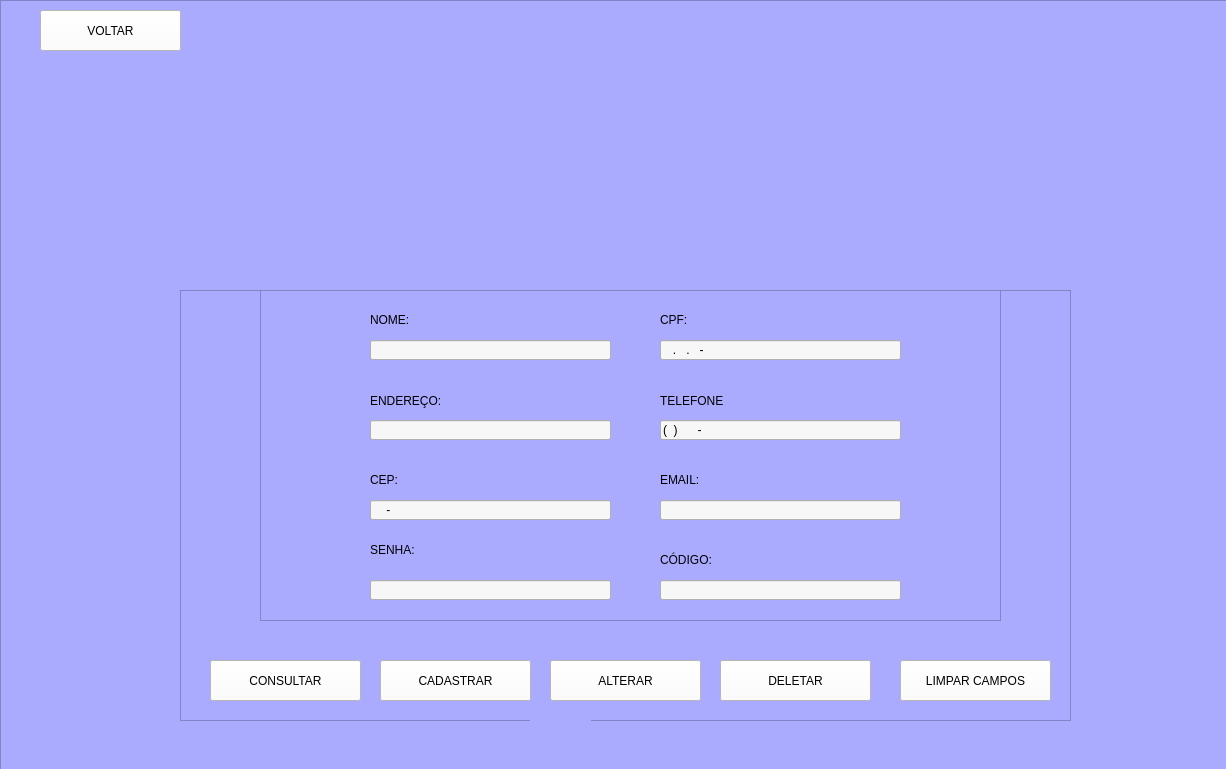
<?xml version="1.0" encoding="UTF-8"?>
<ui version="4.0">
 <class>Form</class>
 <widget class="QWidget" name="Form">
  <property name="geometry">
   <rect>
    <x>0</x>
    <y>0</y>
    <width>1226</width>
    <height>769</height>
   </rect>
  </property>
  <property name="windowTitle">
   <string>Form</string>
  </property>
  <widget class="QFrame" name="frame_2">
   <property name="geometry">
    <rect>
     <x>0</x>
     <y>0</y>
     <width>1231</width>
     <height>775</height>
    </rect>
   </property>
   <property name="styleSheet">
    <string notr="true">background-color: rgb(170, 170, 255);</string>
   </property>
   <property name="frameShape">
    <enum>QFrame::StyledPanel</enum>
   </property>
   <property name="frameShadow">
    <enum>QFrame::Raised</enum>
   </property>
   <widget class="QFrame" name="frame">
    <property name="geometry">
     <rect>
      <x>180</x>
      <y>290</y>
      <width>891</width>
      <height>431</height>
     </rect>
    </property>
    <property name="frameShape">
     <enum>QFrame::StyledPanel</enum>
    </property>
    <property name="frameShadow">
     <enum>QFrame::Raised</enum>
    </property>
    <widget class="QPushButton" name="Cadastrar">
     <property name="geometry">
      <rect>
       <x>200</x>
       <y>370</y>
       <width>151</width>
       <height>41</height>
      </rect>
     </property>
     <property name="styleSheet">
      <string notr="true">background-color: rgb(255, 255, 255);</string>
     </property>
     <property name="text">
      <string>CADASTRAR</string>
     </property>
    </widget>
    <widget class="QLabel" name="label_9">
     <property name="geometry">
      <rect>
       <x>350</x>
       <y>430</y>
       <width>61</width>
       <height>20</height>
      </rect>
     </property>
     <property name="styleSheet">
      <string notr="true">font: 10pt &quot;Arial&quot;;</string>
     </property>
     <property name="text">
      <string/>
     </property>
    </widget>
    <widget class="QPushButton" name="Consultar">
     <property name="geometry">
      <rect>
       <x>30</x>
       <y>370</y>
       <width>151</width>
       <height>41</height>
      </rect>
     </property>
     <property name="styleSheet">
      <string notr="true">background-color: rgb(255, 255, 255);</string>
     </property>
     <property name="text">
      <string>CONSULTAR</string>
     </property>
    </widget>
    <widget class="QPushButton" name="Alterar">
     <property name="geometry">
      <rect>
       <x>370</x>
       <y>370</y>
       <width>151</width>
       <height>41</height>
      </rect>
     </property>
     <property name="styleSheet">
      <string notr="true">background-color: rgb(255, 255, 255);</string>
     </property>
     <property name="text">
      <string>ALTERAR</string>
     </property>
    </widget>
    <widget class="QPushButton" name="Deletar">
     <property name="geometry">
      <rect>
       <x>540</x>
       <y>370</y>
       <width>151</width>
       <height>41</height>
      </rect>
     </property>
     <property name="styleSheet">
      <string notr="true">background-color: rgb(255, 255, 255);</string>
     </property>
     <property name="text">
      <string>DELETAR</string>
     </property>
    </widget>
    <widget class="QPushButton" name="Limpar_campos">
     <property name="geometry">
      <rect>
       <x>720</x>
       <y>370</y>
       <width>151</width>
       <height>41</height>
      </rect>
     </property>
     <property name="styleSheet">
      <string notr="true">background-color: rgb(255, 255, 255);</string>
     </property>
     <property name="text">
      <string>LIMPAR CAMPOS</string>
     </property>
    </widget>
    <widget class="QFrame" name="frame_3">
     <property name="geometry">
      <rect>
       <x>80</x>
       <y>0</y>
       <width>741</width>
       <height>331</height>
      </rect>
     </property>
     <property name="frameShape">
      <enum>QFrame::StyledPanel</enum>
     </property>
     <property name="frameShadow">
      <enum>QFrame::Raised</enum>
     </property>
     <widget class="QLabel" name="label">
      <property name="geometry">
       <rect>
        <x>110</x>
        <y>20</y>
        <width>61</width>
        <height>20</height>
       </rect>
      </property>
      <property name="styleSheet">
       <string notr="true">font: 10pt &quot;Arial&quot;;</string>
      </property>
      <property name="text">
       <string>NOME:</string>
      </property>
     </widget>
     <widget class="QLabel" name="label_2">
      <property name="geometry">
       <rect>
        <x>110</x>
        <y>100</y>
        <width>111</width>
        <height>21</height>
       </rect>
      </property>
      <property name="styleSheet">
       <string notr="true">font: 10pt &quot;Arial&quot;;</string>
      </property>
      <property name="text">
       <string>ENDEREÇO:</string>
      </property>
     </widget>
     <widget class="QLabel" name="label_5">
      <property name="geometry">
       <rect>
        <x>400</x>
        <y>20</y>
        <width>61</width>
        <height>20</height>
       </rect>
      </property>
      <property name="styleSheet">
       <string notr="true">font: 10pt &quot;Arial&quot;;</string>
      </property>
      <property name="text">
       <string>CPF:</string>
      </property>
     </widget>
     <widget class="QLineEdit" name="Telefone">
      <property name="geometry">
       <rect>
        <x>400</x>
        <y>130</y>
        <width>241</width>
        <height>20</height>
       </rect>
      </property>
      <property name="styleSheet">
       <string notr="true">background-color: rgb(247, 247, 247);
font: 8pt &quot;Arial&quot;;</string>
      </property>
      <property name="inputMask">
       <string>(99) 99999-9999</string>
      </property>
      <property name="text">
       <string>() -</string>
      </property>
     </widget>
     <widget class="QLineEdit" name="Cpf">
      <property name="geometry">
       <rect>
        <x>400</x>
        <y>50</y>
        <width>241</width>
        <height>20</height>
       </rect>
      </property>
      <property name="styleSheet">
       <string notr="true">background-color: rgb(247, 247, 247);
font: 8pt &quot;Arial&quot;;</string>
      </property>
      <property name="inputMask">
       <string>999.999.999-99</string>
      </property>
     </widget>
     <widget class="QLineEdit" name="Nome">
      <property name="geometry">
       <rect>
        <x>110</x>
        <y>50</y>
        <width>241</width>
        <height>20</height>
       </rect>
      </property>
      <property name="styleSheet">
       <string notr="true">background-color: rgb(247, 247, 247);
font: 8pt &quot;Arial&quot;;</string>
      </property>
      <property name="text">
       <string/>
      </property>
     </widget>
     <widget class="QLabel" name="label_10">
      <property name="geometry">
       <rect>
        <x>400</x>
        <y>260</y>
        <width>61</width>
        <height>20</height>
       </rect>
      </property>
      <property name="styleSheet">
       <string notr="true">font: 10pt &quot;Arial&quot;;</string>
      </property>
      <property name="text">
       <string>CÓDIGO:</string>
      </property>
     </widget>
     <widget class="QLabel" name="label_4">
      <property name="geometry">
       <rect>
        <x>110</x>
        <y>180</y>
        <width>61</width>
        <height>20</height>
       </rect>
      </property>
      <property name="styleSheet">
       <string notr="true">font: 10pt &quot;Arial&quot;;</string>
      </property>
      <property name="text">
       <string>CEP:</string>
      </property>
     </widget>
     <widget class="QLabel" name="label_6">
      <property name="geometry">
       <rect>
        <x>400</x>
        <y>180</y>
        <width>61</width>
        <height>20</height>
       </rect>
      </property>
      <property name="styleSheet">
       <string notr="true">font: 10pt &quot;Arial&quot;;</string>
      </property>
      <property name="text">
       <string>EMAIL:</string>
      </property>
     </widget>
     <widget class="QLineEdit" name="Senha">
      <property name="geometry">
       <rect>
        <x>110</x>
        <y>290</y>
        <width>241</width>
        <height>20</height>
       </rect>
      </property>
      <property name="styleSheet">
       <string notr="true">background-color: rgb(247, 247, 247);
font: 8pt &quot;Arial&quot;;</string>
      </property>
     </widget>
     <widget class="QLineEdit" name="Email">
      <property name="geometry">
       <rect>
        <x>400</x>
        <y>210</y>
        <width>241</width>
        <height>20</height>
       </rect>
      </property>
      <property name="styleSheet">
       <string notr="true">background-color: rgb(247, 247, 247);
font: 8pt &quot;Arial&quot;;</string>
      </property>
     </widget>
     <widget class="QLineEdit" name="Codigo">
      <property name="geometry">
       <rect>
        <x>400</x>
        <y>290</y>
        <width>241</width>
        <height>20</height>
       </rect>
      </property>
      <property name="styleSheet">
       <string notr="true">background-color: rgb(247, 247, 247);
font: 8pt &quot;Arial&quot;;</string>
      </property>
      <property name="text">
       <string/>
      </property>
     </widget>
     <widget class="QLabel" name="label_7">
      <property name="geometry">
       <rect>
        <x>400</x>
        <y>100</y>
        <width>111</width>
        <height>21</height>
       </rect>
      </property>
      <property name="styleSheet">
       <string notr="true">font: 10pt &quot;Arial&quot;;</string>
      </property>
      <property name="text">
       <string>TELEFONE</string>
      </property>
     </widget>
     <widget class="QLineEdit" name="Cep">
      <property name="geometry">
       <rect>
        <x>110</x>
        <y>210</y>
        <width>241</width>
        <height>20</height>
       </rect>
      </property>
      <property name="styleSheet">
       <string notr="true">background-color: rgb(247, 247, 247);
font: 8pt &quot;Arial&quot;;</string>
      </property>
      <property name="inputMask">
       <string>9999-999</string>
      </property>
     </widget>
     <widget class="QLineEdit" name="Endereco">
      <property name="geometry">
       <rect>
        <x>110</x>
        <y>130</y>
        <width>241</width>
        <height>20</height>
       </rect>
      </property>
      <property name="styleSheet">
       <string notr="true">background-color: rgb(247, 247, 247);
font: 8pt &quot;Arial&quot;;</string>
      </property>
     </widget>
     <widget class="QLabel" name="label_8">
      <property name="geometry">
       <rect>
        <x>110</x>
        <y>250</y>
        <width>61</width>
        <height>20</height>
       </rect>
      </property>
      <property name="styleSheet">
       <string notr="true">font: 10pt &quot;Arial&quot;;</string>
      </property>
      <property name="text">
       <string>SENHA:</string>
      </property>
     </widget>
    </widget>
   </widget>
   <widget class="QPushButton" name="Voltar">
    <property name="geometry">
     <rect>
      <x>40</x>
      <y>10</y>
      <width>141</width>
      <height>41</height>
     </rect>
    </property>
    <property name="styleSheet">
     <string notr="true">background-color: rgb(255, 255, 255);</string>
    </property>
    <property name="text">
     <string>VOLTAR</string>
    </property>
   </widget>
   <widget class="QLabel" name="label_3">
    <property name="geometry">
     <rect>
      <x>400</x>
      <y>20</y>
      <width>481</width>
      <height>261</height>
     </rect>
    </property>
    <property name="text">
     <string/>
    </property>
    <property name="pixmap">
     <pixmap>Bella-removebg-preview - Copia.png</pixmap>
    </property>
    <property name="scaledContents">
     <bool>false</bool>
    </property>
   </widget>
  </widget>
 </widget>
 <resources/>
 <connections/>
</ui>
